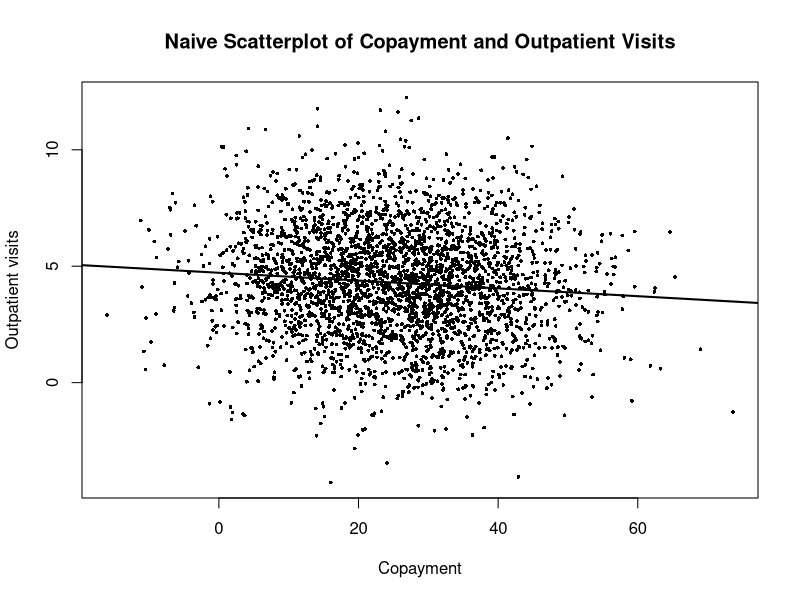
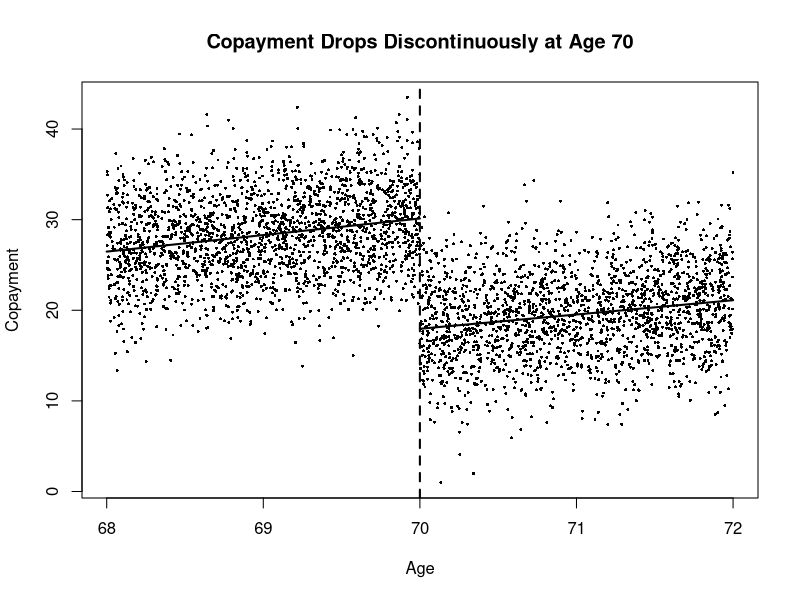
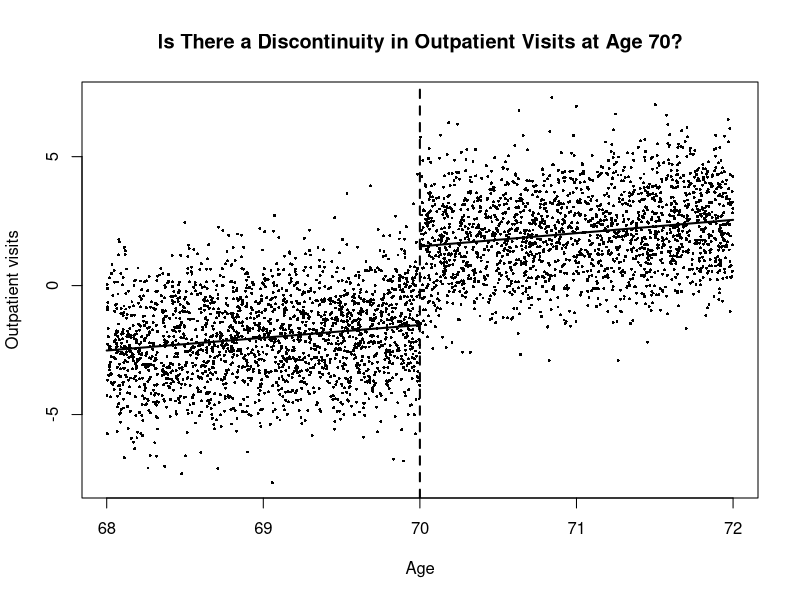
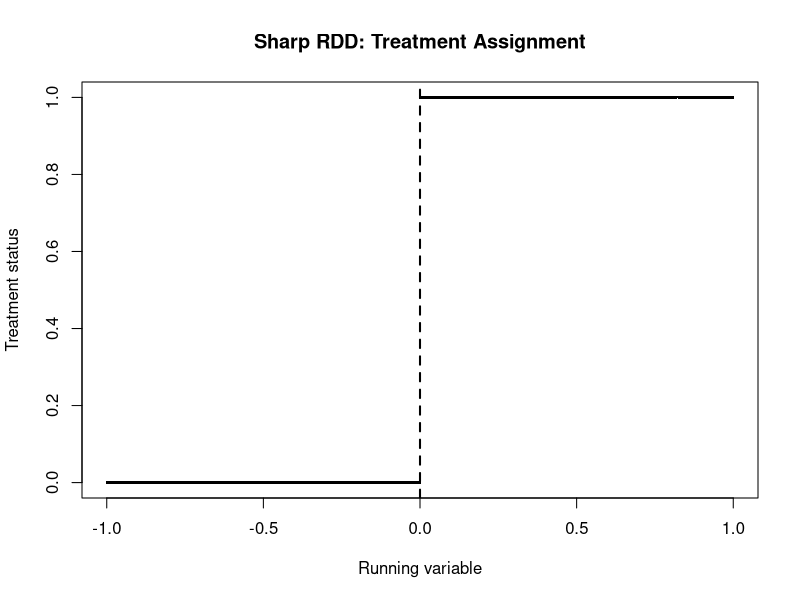
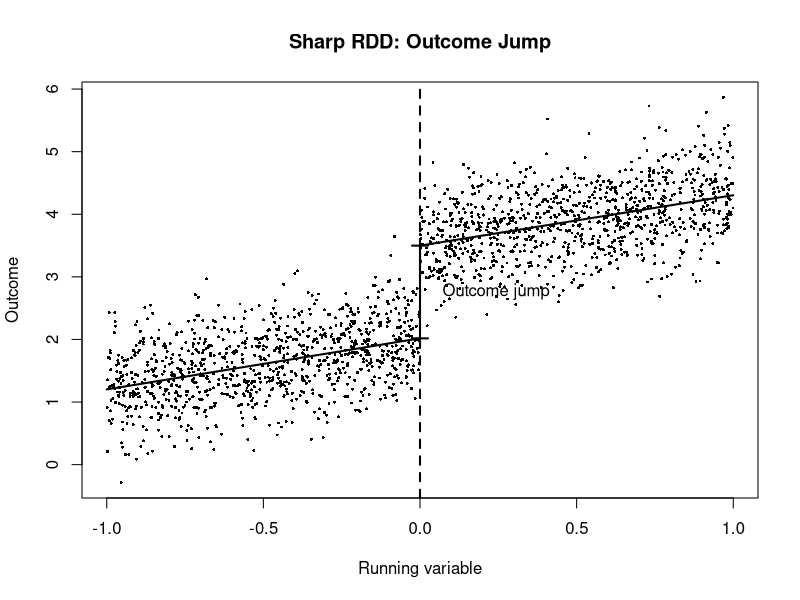
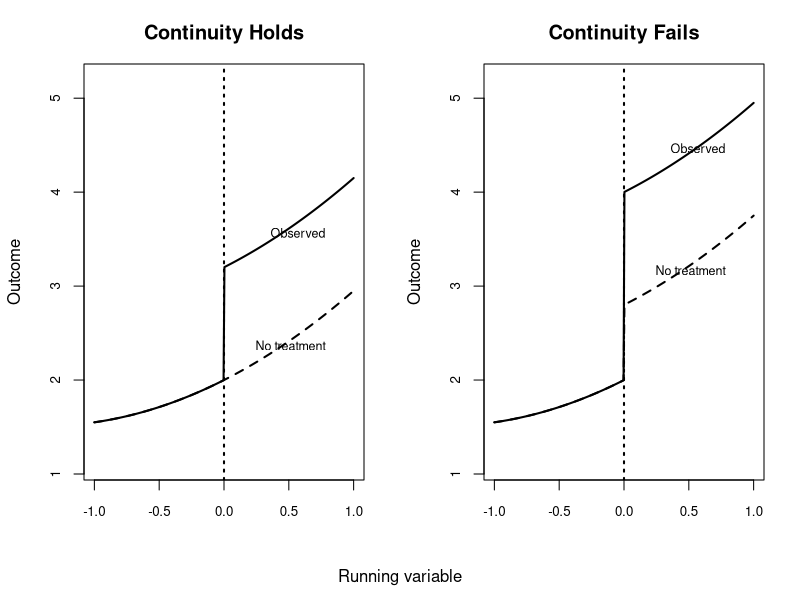
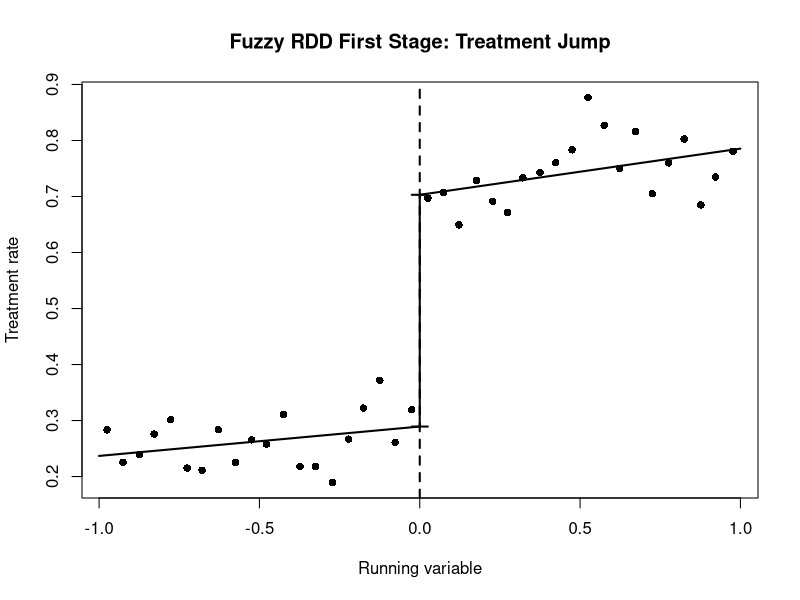
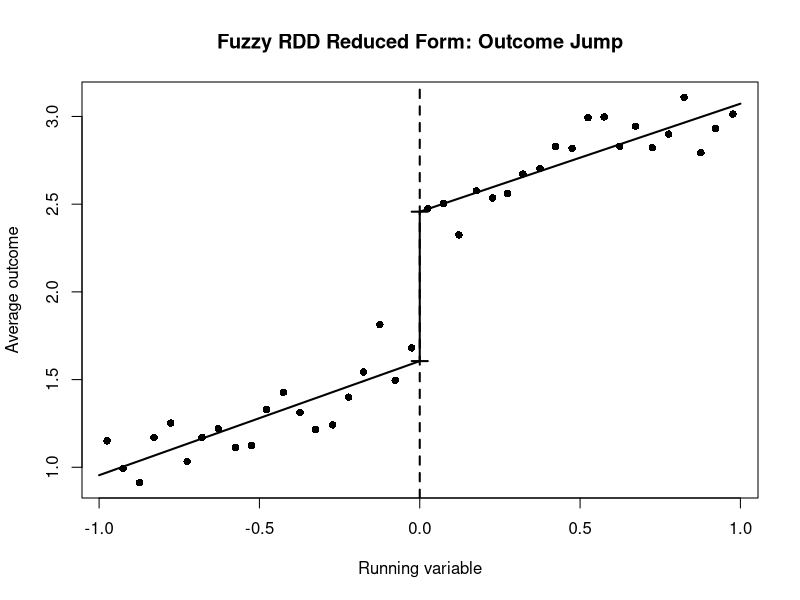

Recreate these plots in R, in order.
## ---- chunk 1
#| label: naive-rdd-motivation
#| echo: true
#| message: false
#| warning: false

set.seed(1234)

n <- 3000

# 観測されない健康状態（大きいほど健康が悪い）
health_bad <- rnorm(n)

# 真の自己負担額
copay <- 25 + 10 * health_bad + rnorm(n, sd = 8)

# 真の構造：自己負担が高いほど受診回数は減る
# ただし健康が悪い人ほど受診回数は多い
visits <- 8 - 0.15 * copay + 2.2 * health_bad + rnorm(n, sd = 1.8)

df_naive <- data.frame(
  copay = copay,
  visits = visits
)

plot(df_naive$copay, df_naive$visits,
     pch = 16, cex = 0.5,
     xlab = "Copayment",
     ylab = "Outpatient visits",
     main = "Naive Scatterplot of Copayment and Outpatient Visits")

abline(lm(visits ~ copay, data = df_naive), lwd = 2)
## ---- chunk 2
#| label: naive-rdd-motivation-reg
#| echo: true

summary(lm(visits ~ copay, data = df_naive))
## ---- chunk 3
#| label: rdd-sim-data
#| echo: true
#| message: false
#| warning: false

set.seed(5678)

n <- 4000
age <- runif(n, min = 68, max = 72)
post70 <- ifelse(age >= 70, 1, 0)

# 健康状態は年齢に対して滑らかに変化
health_bad <- 0.4 * (age - 70) + rnorm(n)

# 70歳で自己負担が不連続に低下
copay <- 30 - 12 * post70 + 4 * health_bad + rnorm(n, sd = 2)

# 自己負担が下がると受診回数が増える
visits <- 6 - 0.25 * copay + 1.5 * health_bad + 0.3 * (age - 70) + rnorm(n, sd = 1.5)

df_rdd <- data.frame(
  age = age,
  copay = copay,
  visits = visits
)
## ---- chunk 4
#| label: rdd-first-stage-plot
#| echo: true
#| message: false
#| warning: false

plot(df_rdd$age, df_rdd$copay,
     pch = 16, cex = 0.4,
     xlab = "Age",
     ylab = "Copayment",
     main = "Copayment Drops Discontinuously at Age 70")

abline(v = 70, lty = 2, lwd = 2)

fit_left  <- lm(copay ~ age, data = subset(df_rdd, age < 70))
fit_right <- lm(copay ~ age, data = subset(df_rdd, age >= 70))

xx_left  <- seq(68, 70, length.out = 100)
xx_right <- seq(70, 72, length.out = 100)

lines(xx_left, predict(fit_left, newdata = data.frame(age = xx_left)), lwd = 2)
lines(xx_right, predict(fit_right, newdata = data.frame(age = xx_right)), lwd = 2)
## ---- chunk 5
#| label: rdd-outcome-plot
#| echo: true
#| message: false
#| warning: false

plot(df_rdd$age, df_rdd$visits,
     pch = 16, cex = 0.4,
     xlab = "Age",
     ylab = "Outpatient visits",
     main = "Is There a Discontinuity in Outpatient Visits at Age 70?")

abline(v = 70, lty = 2, lwd = 2)

fit_left_y  <- lm(visits ~ age, data = subset(df_rdd, age < 70))
fit_right_y <- lm(visits ~ age, data = subset(df_rdd, age >= 70))

lines(xx_left, predict(fit_left_y, newdata = data.frame(age = xx_left)), lwd = 2)
lines(xx_right, predict(fit_right_y, newdata = data.frame(age = xx_right)), lwd = 2)
## ---- chunk 6
#| label: sharp-rdd-sim-data
#| echo: true
#| message: false
#| warning: false

set.seed(123)

n <- 2000
x <- runif(n, min = -1, max = 1)
d <- ifelse(x >= 0, 1, 0)
u <- rnorm(n, mean = 0, sd = 0.5)

y0 <- 2 + 0.8 * x + u
y1 <- y0 + 1.5
y  <- d * y1 + (1 - d) * y0

df_sharp <- data.frame(
  x = x,
  d = d,
  y = y
)

head(df_sharp)
## ---- chunk 7
#| label: sharp-rdd-treatment-plot
#| echo: true
#| message: false
#| warning: false

plot(df_sharp$x, df_sharp$d,
     pch = 16, cex = 0.4,
     xlab = "Running variable",
     ylab = "Treatment status",
     main = "Sharp RDD: Treatment Assignment")

abline(v = 0, lty = 2, lwd = 2)
## ---- chunk 8
#| label: sharp-rdd-outcome-plot
#| echo: true
#| message: false
#| warning: false

fit_left_graph  <- lm(y ~ x, data = subset(df_sharp, x < 0))
fit_right_graph <- lm(y ~ x, data = subset(df_sharp, x >= 0))

xx_left  <- seq(-1, 0, length.out = 100)
xx_right <- seq(0, 1, length.out = 100)
y_left_c <- predict(fit_left_graph, newdata = data.frame(x = 0))
y_right_c <- predict(fit_right_graph, newdata = data.frame(x = 0))

plot(df_sharp$x, df_sharp$y,
     pch = 16, cex = 0.4,
     xlab = "Running variable",
     ylab = "Outcome",
     main = "Sharp RDD: Outcome Jump")

abline(v = 0, lty = 2, lwd = 2)

lines(xx_left,
      predict(fit_left_graph, newdata = data.frame(x = xx_left)),
      lwd = 2)

lines(xx_right,
      predict(fit_right_graph, newdata = data.frame(x = xx_right)),
      lwd = 2)
arrows(0, y_left_c, 0, y_right_c,
       code = 3, angle = 90, length = 0.08, lwd = 2)
text(0.04, mean(c(y_left_c, y_right_c)),
     "Outcome jump", pos = 4)
## ---- chunk 9
#| label: continuity-assumption-plot
#| echo: true
#| message: false
#| warning: false

x_grid <- seq(-1, 1, length.out = 300)
treat_effect <- 1.2

y0_smooth <- 2 + 0.7 * x_grid + 0.25 * x_grid^2
y_obs_valid <- ifelse(x_grid < 0, y0_smooth, y0_smooth + treat_effect)

y0_jump <- y0_smooth + ifelse(x_grid >= 0, 0.8, 0)
y_obs_invalid <- ifelse(x_grid < 0, y0_jump, y0_jump + treat_effect)

old_par <- par(mfrow = c(1, 2),
               mar = c(3.5, 4.2, 3.2, 1.8),
               oma = c(2.5, 0, 0, 0),
               cex.axis = 0.8)

plot(x_grid, y_obs_valid,
     type = "l", lwd = 2, ylim = c(1.1, 5.2),
     xlab = "",
     ylab = "Outcome",
     main = "Continuity Holds")
lines(x_grid, y0_smooth, lwd = 2, lty = 2)
abline(v = 0, lty = 3, lwd = 2)
text(0.86, 3.55, "Observed", pos = 2, cex = 0.75)
text(0.86, 2.35, "No treatment", pos = 2, cex = 0.75)

plot(x_grid, y_obs_invalid,
     type = "l", lwd = 2, ylim = c(1.1, 5.2),
     xlab = "",
     ylab = "Outcome",
     main = "Continuity Fails")
lines(x_grid, y0_jump, lwd = 2, lty = 2)
abline(v = 0, lty = 3, lwd = 2)
text(0.86, 4.45, "Observed", pos = 2, cex = 0.75)
text(0.86, 3.15, "No treatment", pos = 2, cex = 0.75)
mtext("Running variable", side = 1, outer = TRUE, line = 0.8)

par(old_par)
## ---- chunk 10
#| label: sharp-rdd-separate-regressions
#| echo: true

h_sharp <- 0.3
df_sharp_local <- subset(df_sharp, abs(x) <= h_sharp)

fit_sharp_left <- lm(y ~ x, data = subset(df_sharp_local, x < 0))
fit_sharp_right <- lm(y ~ x, data = subset(df_sharp_local, x >= 0))

pred_sharp_left <- predict(fit_sharp_left, newdata = data.frame(x = 0))
pred_sharp_right <- predict(fit_sharp_right, newdata = data.frame(x = 0))
tau_sharp_manual <- pred_sharp_right - pred_sharp_left

pred_sharp_left
pred_sharp_right
tau_sharp_manual
## ---- chunk 11
#| label: sharp-rdd-single-regression
#| echo: true

fit_sharp_single <- lm(y ~ d + x + d:x, data = df_sharp_local)
summary(fit_sharp_single)

coef(fit_sharp_single)["d"]
tau_sharp_manual
## ---- chunk 12
#| label: fuzzy-rdd-sim-data
#| echo: true
#| message: false
#| warning: false

set.seed(456)

n <- 3000
x <- runif(n, min = -1, max = 1)
z <- ifelse(x >= 0, 1, 0)

# 処置確率は cutoff で不連続に上がる
p_d0 <- 0.2 + 0.1 * (x + 1)
p_d1 <- 0.7 + 0.1 * x
p_d0 <- pmin(pmax(p_d0, 0.01), 0.99)
p_d1 <- pmin(pmax(p_d1, 0.01), 0.99)

# A common latent draw ensures d1 >= d0 for every individual.
u_d <- runif(n)
d0 <- ifelse(u_d <= p_d0, 1, 0)
d1 <- ifelse(u_d <= p_d1, 1, 0)
d <- ifelse(z == 1, d1, d0)
u <- rnorm(n, mean = 0, sd = 0.5)

y0 <- 1 + 0.5 * x + u
y1 <- y0 + 2
y  <- d * y1 + (1 - d) * y0

df_fuzzy <- data.frame(
  x = x,
  z = z,
  d = d,
  d0 = d0,
  d1 = d1,
  y = y,
  p_d0 = p_d0,
  p_d1 = p_d1
)

head(df_fuzzy)
all(df_fuzzy$d1 >= df_fuzzy$d0)
## ---- chunk 13
#| label: fuzzy-rdd-firststage-binned
#| echo: true
#| message: false
#| warning: false

breaks <- seq(-1, 1, by = 0.05)
bin_id <- cut(df_fuzzy$x, breaks = breaks, include.lowest = TRUE)

bin_mean_x <- tapply(df_fuzzy$x, bin_id, mean)
bin_mean_d <- tapply(df_fuzzy$d, bin_id, mean)

fit_d_left_graph <- lm(d ~ x, data = subset(df_fuzzy, x < 0))
fit_d_right_graph <- lm(d ~ x, data = subset(df_fuzzy, x >= 0))
xx_left <- seq(-1, 0, length.out = 100)
xx_right <- seq(0, 1, length.out = 100)

plot(bin_mean_x, bin_mean_d,
     pch = 16,
     xlab = "Running variable",
     ylab = "Treatment rate",
     main = "Fuzzy RDD First Stage: Treatment Jump")

abline(v = 0, lty = 2, lwd = 2)
lines(xx_left,
      predict(fit_d_left_graph, newdata = data.frame(x = xx_left)),
      lwd = 2)
lines(xx_right,
      predict(fit_d_right_graph, newdata = data.frame(x = xx_right)),
      lwd = 2)
arrows(0,
       predict(fit_d_left_graph, newdata = data.frame(x = 0)),
       0,
       predict(fit_d_right_graph, newdata = data.frame(x = 0)),
       code = 3, angle = 90, length = 0.08, lwd = 2)
## ---- chunk 14
#| label: fuzzy-rdd-outcome-binned
#| echo: true
#| message: false
#| warning: false

bin_mean_y <- tapply(df_fuzzy$y, bin_id, mean)
fit_y_left_graph <- lm(y ~ x, data = subset(df_fuzzy, x < 0))
fit_y_right_graph <- lm(y ~ x, data = subset(df_fuzzy, x >= 0))

plot(bin_mean_x, bin_mean_y,
     pch = 16,
     xlab = "Running variable",
     ylab = "Average outcome",
     main = "Fuzzy RDD Reduced Form: Outcome Jump")

abline(v = 0, lty = 2, lwd = 2)
lines(xx_left,
      predict(fit_y_left_graph, newdata = data.frame(x = xx_left)),
      lwd = 2)
lines(xx_right,
      predict(fit_y_right_graph, newdata = data.frame(x = xx_right)),
      lwd = 2)
arrows(0,
       predict(fit_y_left_graph, newdata = data.frame(x = 0)),
       0,
       predict(fit_y_right_graph, newdata = data.frame(x = 0)),
       code = 3, angle = 90, length = 0.08, lwd = 2)
## ---- chunk 15
#| label: fuzzy-rdd-wald-manual
#| echo: true

h_fuzzy <- 0.3
df_fuzzy_local <- subset(df_fuzzy, abs(x) <= h_fuzzy)

fit_y_left <- lm(y ~ x, data = subset(df_fuzzy_local, x < 0))
fit_y_right <- lm(y ~ x, data = subset(df_fuzzy_local, x >= 0))
fit_d_left <- lm(d ~ x, data = subset(df_fuzzy_local, x < 0))
fit_d_right <- lm(d ~ x, data = subset(df_fuzzy_local, x >= 0))

jump_y <-
  predict(fit_y_right, newdata = data.frame(x = 0)) -
  predict(fit_y_left, newdata = data.frame(x = 0))
jump_d <-
  predict(fit_d_right, newdata = data.frame(x = 0)) -
  predict(fit_d_left, newdata = data.frame(x = 0))

wald_fuzzy <- jump_y / jump_d

jump_y
jump_d
wald_fuzzy
## ---- chunk 16
#| label: fuzzy-rdd-ivreg
#| echo: true
#| message: false
#| warning: false

library(AER)

fit_iv <- ivreg(
  y ~ d + x + z:x |
    z + x + z:x,
  data = df_fuzzy_local
)

summary(fit_iv)

coef(fit_iv)["d"]
wald_fuzzy
## ---- chunk 17
#| label: running-variable-density-bunching
#| echo: true
#| message: false
#| warning: false

set.seed(2026)

n <- 8000
true_height <- rnorm(n, mean = 162, sd = 6)
recorded_height <- true_height

near_cutoff <- which(true_height >= 157 & true_height < 160)
manipulated <- near_cutoff[runif(length(near_cutoff)) < 0.45]
recorded_height[manipulated] <- runif(length(manipulated), min = 155.3, max = 156.9)

hist(recorded_height,
     breaks = seq(130, 195, by = 1),
     xlim = c(145, 175),
     ylim = c(0, 680),
     col = "gray80",
     border = "white",
     main = "Recorded Height Around a Conscription Cutoff",
     xlab = "Recorded height (cm)",
     ylab = "Count")

height_grid <- seq(145, 175, length.out = 300)
expected_count <- dnorm(height_grid, mean = 162, sd = 6) * n
lines(height_grid, expected_count, lwd = 2, lty = 2)

abline(v = 157, lty = 2, lwd = 2)
text(157.4, 610, "Cutoff: 157 cm", pos = 4)
arrows(154.8, 560, 156.2, 430, length = 0.08)
text(154.3, 590, "Bunching below cutoff", pos = 2)
arrows(161.8, 470, 158.5, 330, length = 0.08)
text(162.2, 500, "Missing mass above cutoff", pos = 4)
text(173.8, 410, "Expected smooth density", pos = 2)
